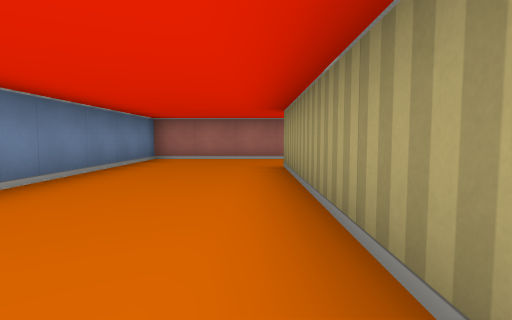
view 1 (above)

24 first-person views from a walk through a cub3D ray-caster map. The camera is about half as high as the walls, tilts 4° down and sees 80° across. The floor is counted in squares. Each view is taken from the middle of a square. On the plan, view 1 faces up. The plan holds only what a view shows up to about 9 squares ahead; the rest is blank.

view 2
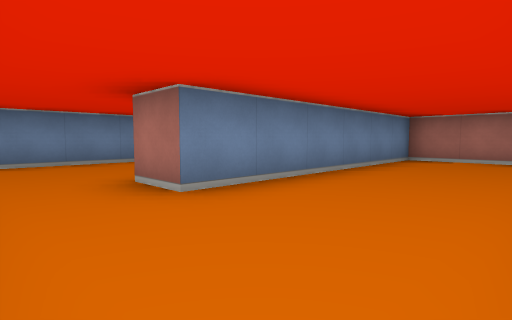

view 3
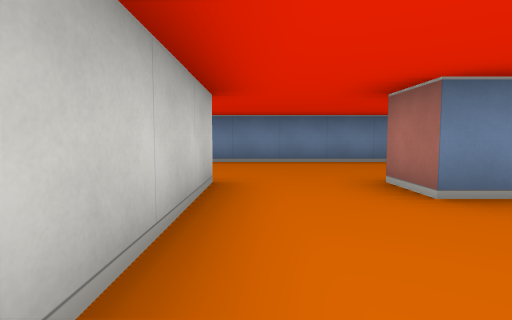

view 4
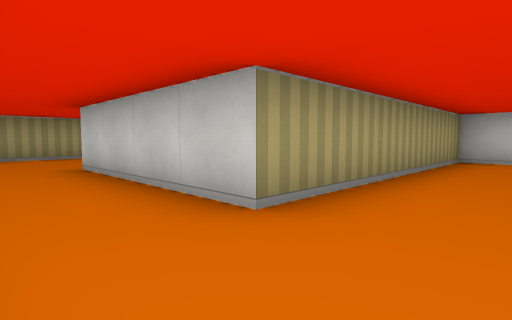

view 5
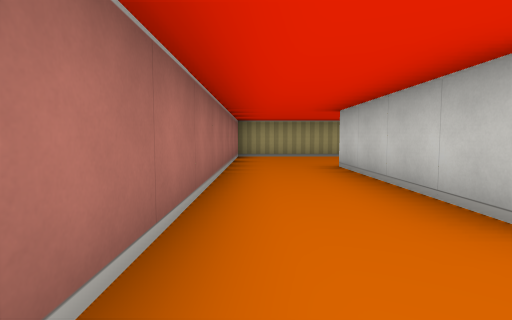

view 6
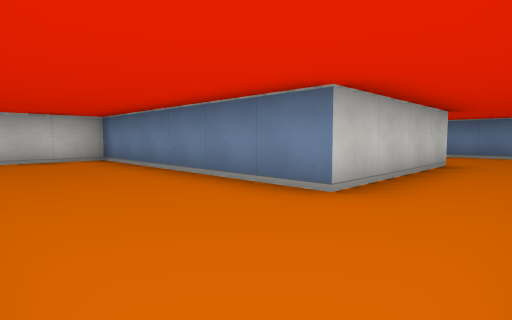

view 7
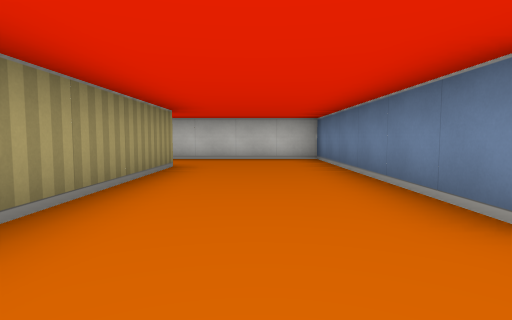

view 8
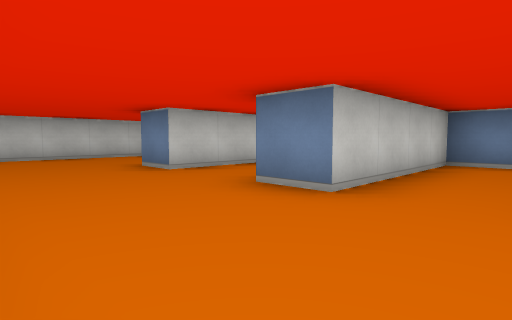

view 9
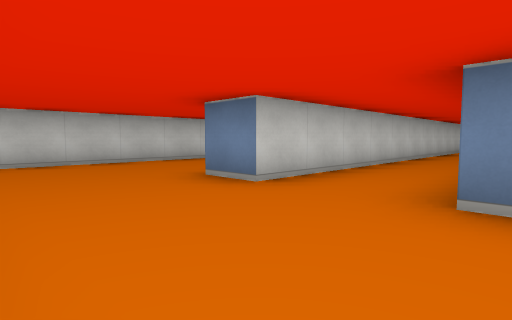

view 10
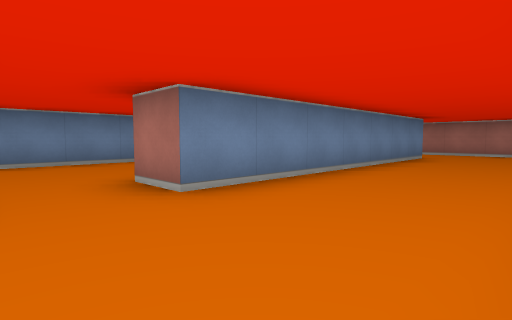

view 11
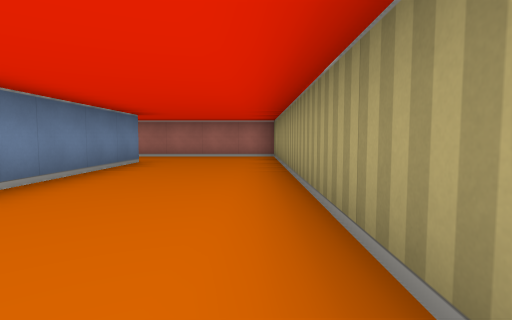

view 12
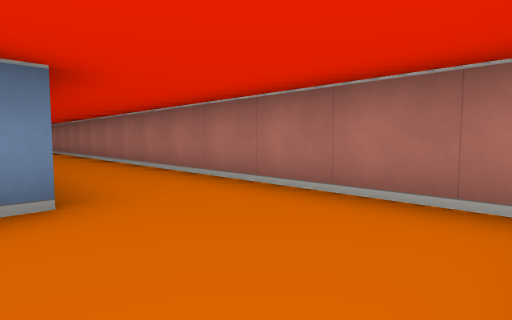

view 13
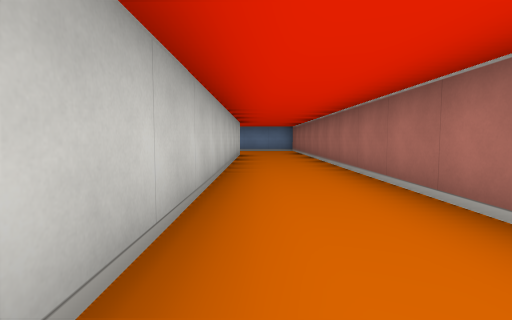

view 14
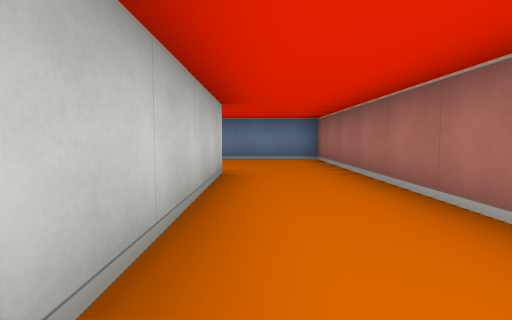

view 15
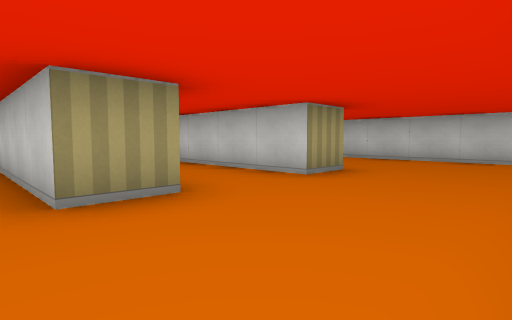

view 16
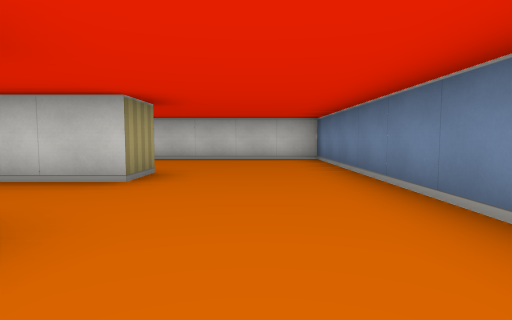

view 17
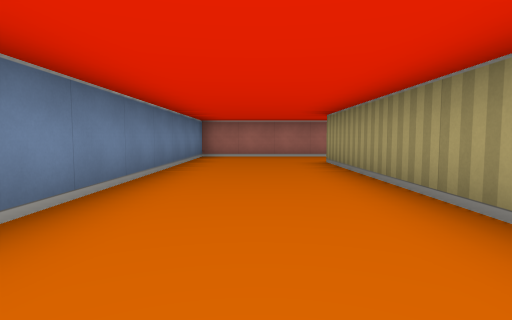

view 18
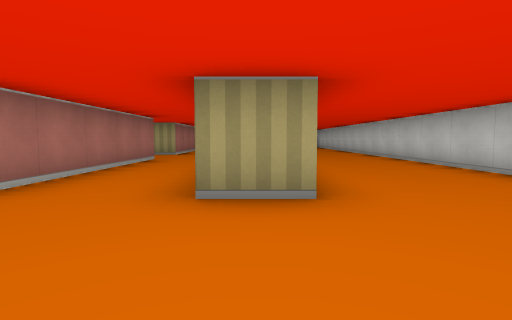

view 19
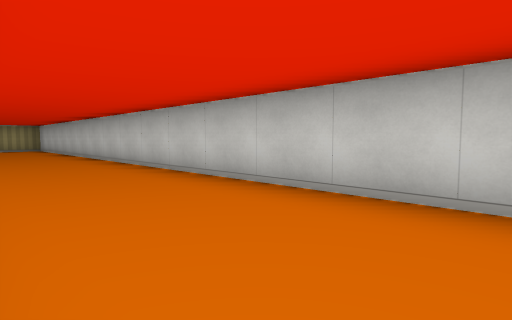

view 20
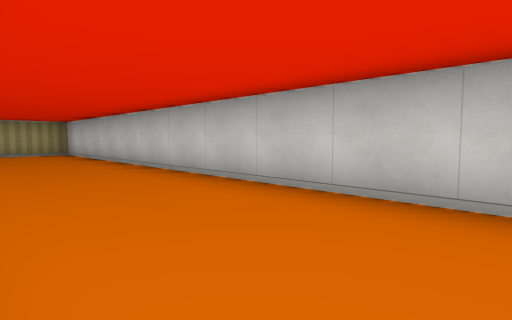

view 21
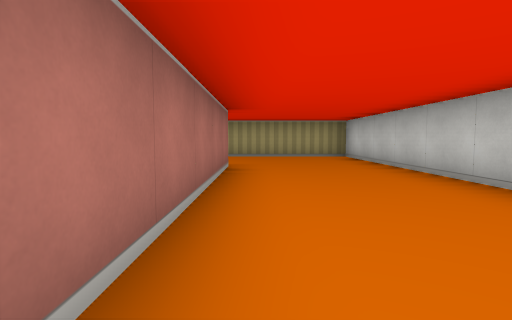

view 22
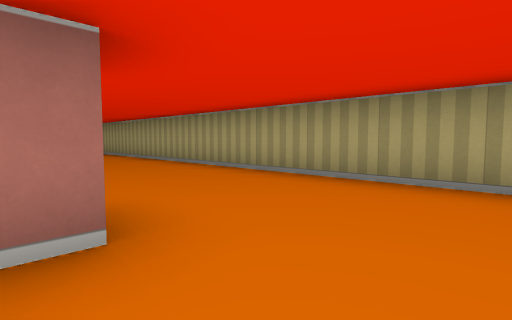

view 23
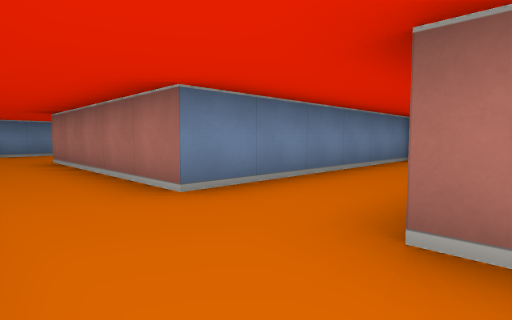

view 24
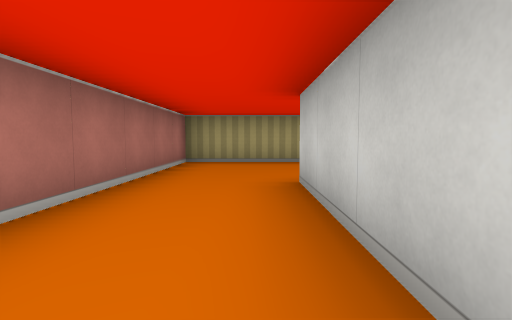

### Floor plan
Ten units are one square. View 1 is at (0, 0); x grows to the right and y downward. Boxes are objects, and circles mark ways between rooms. Rooms are numbered by the first view taken in them; rooms with no view inside come last. Other rooms are left out.
<svg viewBox="-70 -110 190 190">
<path fill="none" stroke="#000" d="M85 -15 75 -15 75 -75 -25 -75 -25 -15 -35 -15M-35 5 5 5 5 -55 45 -55 45 5 85 5M40 15 35 15M15 -45 15 15 -35 15 -35 5M-35 -38 -35 -85 85 -85 85 -15M85 5 85 15M-35 46 -35 35 85 35 85 45 35 45M-65 75 115 75 115 -105 -65 -105 -65 75"/>
<circle cx="-30" cy="-5" r="3" fill="#2a7"/>
<circle cx="80" cy="-5" r="3" fill="#2a7"/>
<text x="20" y="-60">1</text>
<text x="20" y="-10">2</text>
</svg>
Room 1 opens to room 2.

Where each view was taken, in squares from view 1:
view 1: 0 up, 0 right, facing up
view 2: 0 up, 0 right, facing up-left
view 3: 0 up, 0 right, facing left
view 4: 7 up, 1 left, facing down-right
view 5: 7 up, 1 left, facing right
view 6: 7 up, 7 right, facing down-left
view 7: 7 up, 6 right, facing down
view 8: 1 up, 11 right, facing down-left
view 9: 1 down, 11 right, facing down-left
view 10: 0 up, 11 right, facing up-left
view 11: 2 up, 11 right, facing up
view 12: 8 up, 11 right, facing up-left
view 13: 9 up, 6 right, facing left
view 14: 9 up, 1 right, facing left
view 15: 0 up, 6 left, facing down-right
view 16: 0 up, 5 left, facing down
view 17: 2 up, 5 left, facing up
view 18: 4 down, 6 left, facing right
view 19: 5 down, 3 left, facing down-right
view 20: 5 down, 1 right, facing down-right
view 21: 5 down, 3 right, facing right
view 22: 6 down, 8 right, facing up-right
view 23: 3 down, 4 right, facing up-left
view 24: 9 up, 5 right, facing right
